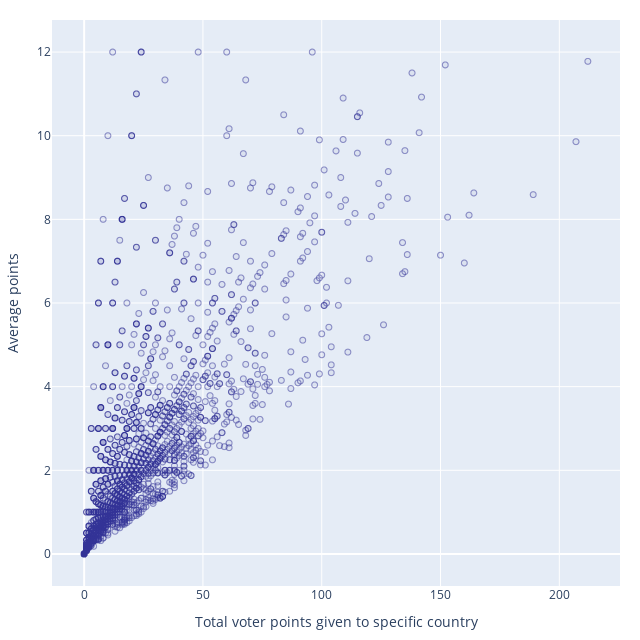

The cell this chart's notebook holds for it:
### Code cell
import plotly.express as px

# Render an interactive (hoverable) plot
fig = px.scatter(votes, x='total_points', y='average_points')
fig.update_traces(hovertemplate='Performer: %{customdata[0]}'
                  + '<br>Voter: %{customdata[1]}'
                  + '<br>Total Eurovisions competed: %{customdata[2]}'
                  + '<br>Total times voted for by selected country: %{customdata[3]}'
                  + '<br>Total points given: %{customdata[4]}'
                  + '<br>Average points: %{customdata[5]:.2f}',
                  customdata=votes,
                  marker={'color': 'rgba(50, 50, 150, 0.1)', 'opacity': 0.5, 'size': 6,
                          'line': {'color': 'rgba(50, 50, 150, 1.0)', 'width': 1}})
fig.update_layout(hoverlabel_align='left', width=640, height=640, margin=dict(l=20, r=20, t=20, b=20),
                  xaxis={'title': 'Total voter points given to specific country'},
                  yaxis={'title': 'Average points'})
fig.show()

### Figure 1 — Plotly figure (JSON) as saved in the notebook; plotly's stock layout.template omitted (floating-point values rounded to 4 significant figures; data arrays with more than 128 entries replaced by an {"elided": "..."} marker saying what was removed)
{"data": [{"customdata": {"elided": "2401x6 mixed values"}, "hovertemplate": "Performer: %{customdata[0]}<br>Voter: %{customdata[1]}<br>Total Eurovisions competed: %{customdata[2]}<br>Total times voted for by selected country: %{customdata[3]}<br>Total points given: %{customdata[4]}<br>Average points: %{customdata[5]:.2f}", "legendgroup": "", "marker": {"color": "rgba(50, 50, 150, 0.1)", "line": {"color": "rgba(50, 50, 150, 1.0)", "width": 1}, "opacity": 0.5, "size": 6, "symbol": "circle"}, "mode": "markers", "name": "", "showlegend": false, "type": "scattergl", "x": {"elided": "2401 int values"}, "xaxis": "x", "y": {"elided": "2401 float values"}, "yaxis": "y"}], "layout": {"height": 640, "hoverlabel": {"align": "left"}, "legend": {"tracegroupgap": 0}, "margin": {"b": 20, "l": 20, "r": 20, "t": 20}, "width": 640, "xaxis": {"anchor": "y", "domain": [0, 1], "title": {"text": "Total voter points given to specific country"}}, "yaxis": {"anchor": "x", "domain": [0, 1], "title": {"text": "Average points"}}}}
